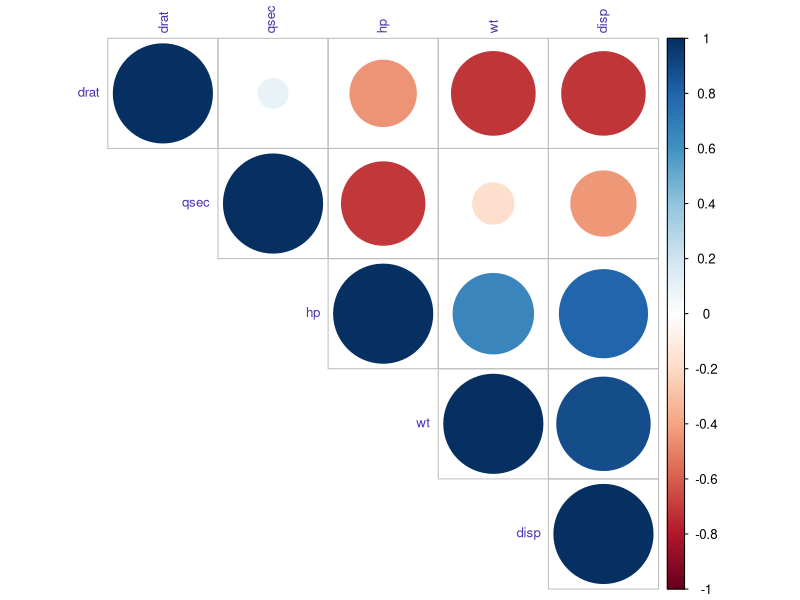
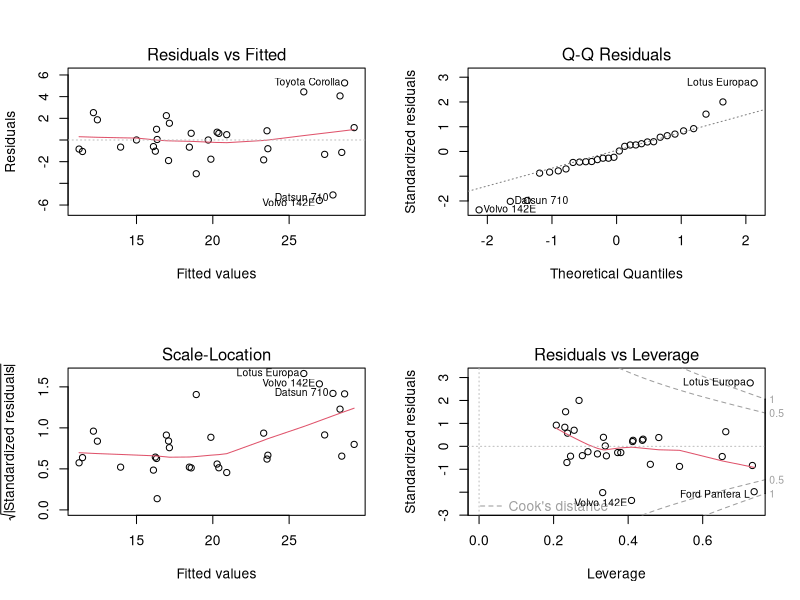

These charts were generated, in order, by the following R code:
#Activity 2
#Install packages ggplot2, car, caret, corrplot and use library to use them
install.packages("ggplot2")
install.packages("car")
install.packages("caret")
install.packages("corrplot")

#verify if packages are installed
library("ggplot2")
library("car")
library("caret")
library("corrplot")

#Load the MTCARS file from the R studio default dataset
data(mtcars)

#Understand the dataset by using standard function str , head and summary
str(mtcars)
head(mtcars)
summary(mtcars)
dim(mtcars)


#Activity 3
#Factorise am, cyl, vs and gear fields
mtcars$am <- as.factor(mtcars$am)
mtcars$cyl <- as.factor(mtcars$cyl)
mtcars$vs <- as.factor(mtcars$vs)
mtcars$gear <- as.factor(mtcars$gear)
mtcars$carb <- as.factor(mtcars$carb)

str(mtcars)

#Dropping dependent variable for calculating Multicollinearity(mpg)
mtcars_a <- subset(mtcars , select = -c(mpg))
mtcars_a


#Activity 4
#Identifying numeric variables using apply function and display
#apply,lapply,sapply
#apply(mtcars_a , 1 , is.numeric)   #row wise - matrix or vector
#apply(mtcars_a , 2 , sum)   #column wise - matrix or vector
#lapply(mtcars_a , is.numeric)   #return list

numeric_data <- mtcars_a[sapply(mtcars_a , is.numeric)]
head(numeric_data)

#Activity 5
#Calculating Correlation
mtcorr <- cor(numeric_data)

#Print correlation matrix and look at max correlation
mtcorr

#Visualize Correlation Matrix
#method = circle,square,ellipse,number,shade,color,pie
#type : - lower,upper
#tl.cex :- size of text
#tl.col :- color of text
#order = alphabet,FPC
corrplot(mtcorr, method="circle",type='upper',
         tl.cex = 0.8 , tl.col = rgb(0.3,0.2,0.7),
         order = "FPC")


#Identifying Variable Names of Highly Correlated Variables
highlycorelated <- findCorrelation(mtcorr , cutoff=0.7)
highlycorelated

#Print highly correlated attributes
highlyCorCol = colnames(numeric_data)[highlycorelated]
highlyCorCol 


#Remove highly correlated variables and create a new dataset
dat1 = subset(mtcars , select = -c(disp,hp,wt))
dat1

#Write down in your project report the dimensions of new dataset
dim(dat1)

#Mtcars data without highly corelated variables

#Step 1:- Took the data
#Step 2:- Assign the columns as categorical which are categorical
#Step 3:- Removed MPG which was target column to calculate corelation between features
#Step 4:- Calculated Corelation on non-categorical information i.e. numrical information
#Step 5:- Figured out higly corelated variables
#Step 6:- Removed Highly corelated variables from overall data i.e. mtcars
#Step 7:- Trained the model using data created in step 6

str(dat1)

#Build Linear Regression Model
fit <- lm(mpg ~ . , data=dat1)

#Check Model Performance using summary
summary(fit)

#Extracting Coefficients using summary
summary(fit)$coef

#Activity 7
#Plot the fit model in a 2*2 matrix using par
par(mfrow=c(2,2))
plot(fit)

#Activity 8
#xtracting R-squared value
#Extracting Adjusted R-squared value
summary(fit)$r.squared
summary(fit)$adj.r.squared

#Activity 9
#Predicions
pred1 = predict(fit , dat1)
pred1

#Use cbind to combine original mtcars and predicted values
final_data1 <- cbind(mtcars,pred1)
final_data1

#Print both actual and predicted mpg
real_predicted <- subset(final_data1,select=c(mpg,pred1))
real_predicted


